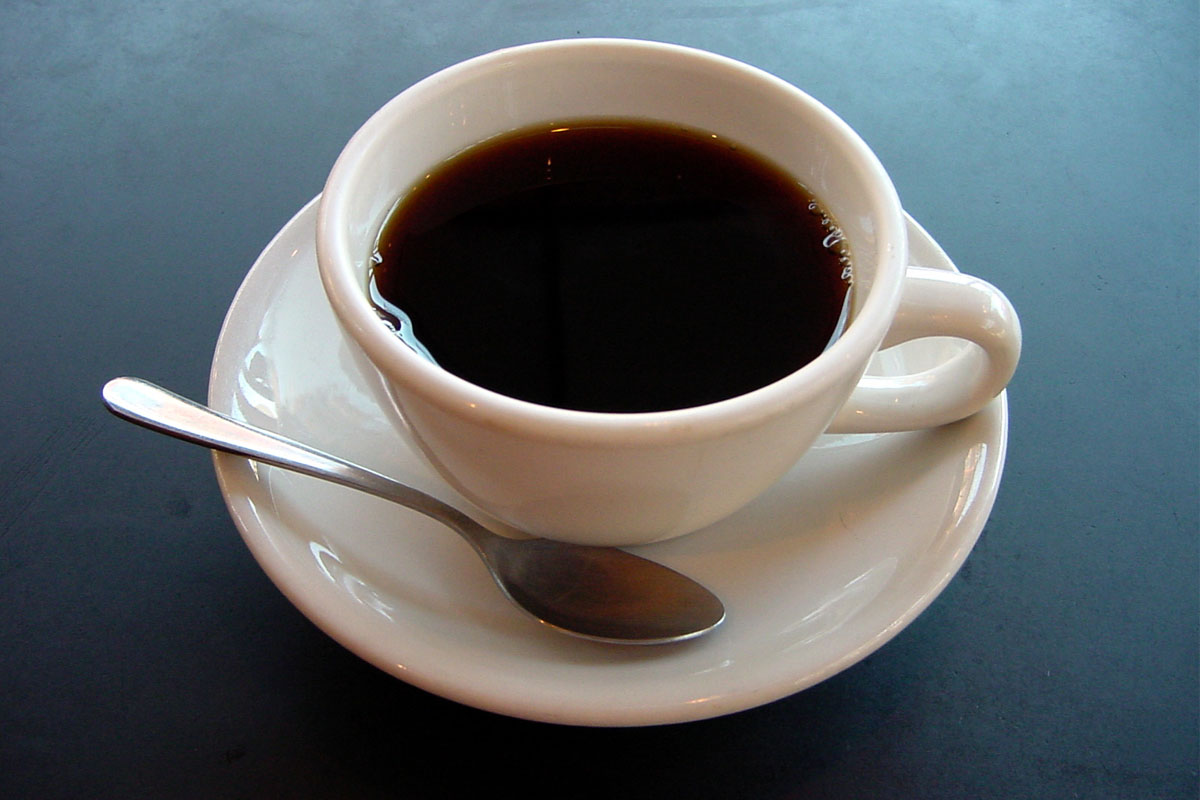
#> input picture lab_03/images/cup.png, 1200 x 800 px
$ python distance_map_demo.py --input ../images/cup.png
#> lines starting #> are read from the running program, lines starting #| are printed output that depends on the picture
### lab_03/src/processing/distance_map.py
import numpy as np
import os
import cv2 as cv
from matplotlib import pyplot as plt
from processing.utils import *


def distance_map(edges_img):
    inverted_edges = 255 - edges_img
    dist = cv.distanceTransform(inverted_edges, cv.DIST_L2, 3)
    cv.normalize(dist, dist, 0, 1.0, cv.NORM_MINMAX)
    return dist

### lab_03/src/distance_map_demo.py
import sys
import argparse
from time import perf_counter
from processing.distance_map import *

def build_argparser():
    parser = argparse.ArgumentParser()
    parser.add_argument('-i', '--input', help = 'Path to edges image',
        required = True, type = str, nargs = '+', dest = 'input')
    return parser

def get_distanse_map(image):
    start = perf_counter()
    dist = distance_map(image)
    finish = perf_counter()
    processing_time_dist = finish - start
    cv.imshow("Distance map", dist)
    cv.waitKey(0)
    cv.destroyAllWindows()
    return processing_time_dist

def main():
    args = build_argparser().parse_args()
    image = cv.imread(args.input[0], cv.IMREAD_UNCHANGED)
#> image is the input picture: shape (800, 1200, 3); mean B, G, R 105, 101.6, 94.2
    cv.imshow("Edges image", image)
    cv.waitKey(0)
    cv.destroyAllWindows()
    processing_time = get_distanse_map(image)
#> in distance_map, `inverted_edges = 255 - edges_img`:
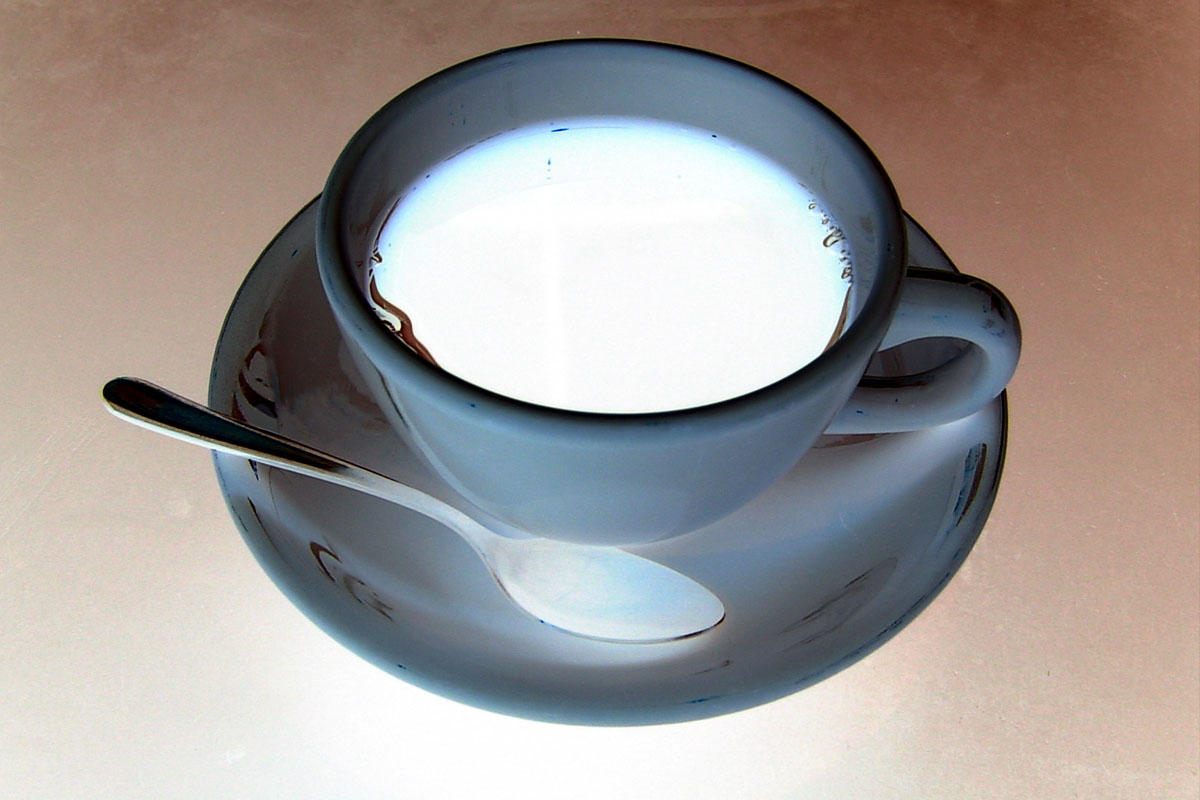
#> inverted_edges: shape (800, 1200, 3); mean B, G, R 150, 153.4, 160.8
    print("time: {}".format(processing_time))

if __name__ == '__main__':
#> (the run stopped early here; a loop or call above may not have finished)
